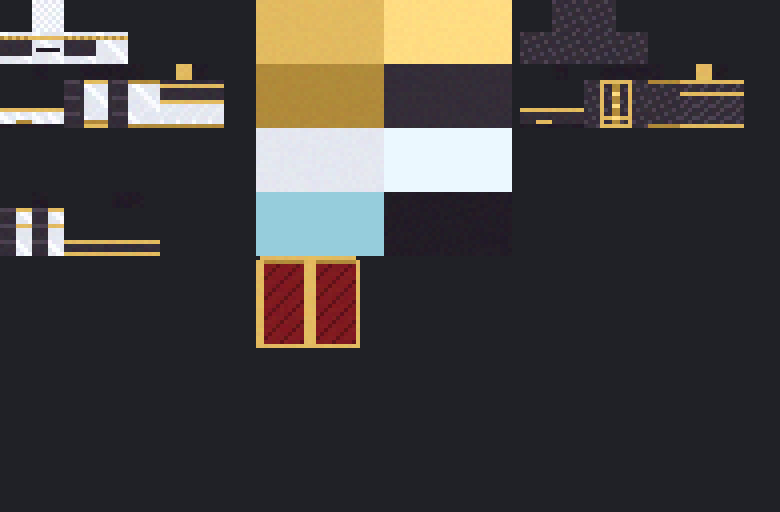
#> input picture outils/armure/textures.png, 780 x 512 px, given in place of airain_block.png, which was not available
$ python installer.py
#> lines starting #> are read from the running program, lines starting #| are printed output that depends on the picture
### outils/lot15/tex.py
# Mobilier impérial : textures 16 x 16 (bois sombre, cuir capitonné, panneaux, plateaux, livres)
import sys; sys.path.insert(0, '/home/claude/travail/lot12')
from px import hx, neuf
from PIL import Image
# noyer sombre, du reflet à l'ombre
W = [hx('80573a'), hx('6a462d'), hx('573924'), hx('472e1d'), hx('382316'), hx('28180f')]
# cuir rouge impérial (même famille que le velours du socle des trophées)
L = [hx('c2414a'), hx('a3303a'), hx('86232e'), hx('6b1a24'), hx('4f111a'), hx('360a11')]
A = dict(h=hx('fff4cf'), c=hx('f3d694'), b=hx('e1ba6e'), m=hx('c99b52'), s=hx('a8763c'), d=hx('704425'))
B_ = '/home/claude/airain-mod-create-integration/src/main/resources/assets/airain/textures/block/'
def vrai(n): return Image.open(B_ + n + '.png').convert('RGBA').crop((0, 0, 16, 16))

# veinage : longues traînées horizontales, sans joints de planches (mobilier massif)
# veinage : fil continu (longues traînées), tons groupés par bandes, quelques nœuds de fil plus sombres
VEINE = ["2222222222222222", "2222333333322222", "2222222222222222", "1111112222222111",
         "2222222222222222", "2223333222222222", "2222222222333332", "2222222222222222",
         "3322222222222222", "2222221111111222", "2222222222222222", "2222223333333332",
         "2222222222222222", "1122222222222111", "2222222222222222", "2233332222222222"]
def t_bois(vertical=False):
    im = neuf(); p = im.load()
    for y in range(16):
        for x in range(16):
            v = int(VEINE[y][x]) if not vertical else int(VEINE[x][y])
            p[x, y] = W[v]
    return im
# [23 lines left out: function t_plateau, not called in this run]
def t_cuir(lisse=False):
    """Capitonnage en losanges de 8 x 8, boutons d'airain aux sommets, plis sombres, bombé éclairé en haut à gauche."""
    im = neuf(); p = im.load()
    centres = [(4 + 8 * i + 4 * j, 4 * j) for i in range(-2, 4) for j in range(-2, 6)]
    for y in range(16):
        for x in range(16):
            if lisse:
                p[x, y] = L[2] if (x * 5 + y * 3) % 11 else L[3]; continue
            cx, cy = min(centres, key=lambda c: abs(x + .5 - c[0]) + abs(y + .5 - c[1]))
            dx, dy = x + .5 - cx, y + .5 - cy; d = (abs(dx) + abs(dy)) / 4
            if d > .85: col = L[4]
            elif d < .45: col = L[1] if dx + dy < 0 else L[2]
            else: col = L[2] if dx + dy < 0 else L[3]
            if d < .3 and dx + dy < -.2: col = L[0]
            p[x, y] = col
    if not lisse:
        for (bx, by) in ((0, 0), (8, 0), (4, 4), (12, 4), (0, 8), (8, 8), (4, 12), (12, 12)):
            p[bx, by] = A['c']
    return im
def t_cuir_clous():
    """Cuir lisse bordé d'une rangée de clous d'airain (accoudoirs, côtés du fauteuil)."""
    im = t_cuir(lisse=True); p = im.load()
    for x in range(16):
        for y in (1, 14):
            if x % 3 == 1: p[x, y] = A['c']; p[x, y + 1 if y == 1 else y - 1] = L[4] if False else p[x, y + 1 if y == 1 else y - 1]
    return im
def t_panneau():
    """Panneau encadré : cadre de bois vertical, panneau central en relief (biseau clair en haut à gauche)."""
    im = t_bois(); p = im.load(); v = t_bois(True).load()
    for y in range(16):
        for x in range(16):
            if x < 2 or x > 13: p[x, y] = v[x, y]
    for y in range(3, 13):
        for x in range(3, 13):
            if y == 3 or x == 3: p[x, y] = W[0]
            elif y == 12 or x == 12: p[x, y] = W[4]
            elif y == 4 or x == 4: p[x, y] = W[1]
    for x in range(2, 14): p[x, 2] = W[5]; p[x, 13] = W[1]
    for y in range(2, 14): p[2, y] = W[5]; p[13, y] = W[1]
    return im
def t_tiroir():
    im = t_bois(); p = im.load()
    for x in range(16): p[x, 0] = W[1]; p[x, 15] = W[5]
    for y in range(16): p[0, y] = W[1]; p[15, y] = W[5]
    return im
def t_livres():
    """Dos de livres alignés : couleurs sourdes, nervures d'or."""
    im = neuf(); p = im.load()
    dos = [('7a1c24', 3), ('2f4a3a', 2), ('3a2a1c', 3), ('243652', 2), ('6b4a1c', 2), ('7a1c24', 2), ('2f4a3a', 2)]
    x = 0
    for col, w in dos:
        c = hx(col)
        for dx in range(w):
            for y in range(16):
                ombre = 0.75 if dx == w - 1 else 1.0
                cc = tuple(int(c[i] * ombre) for i in range(3)) + (255,)
                p[x, y] = A['b'] if y in (3, 12) else cc
            x += 1
            if x >= 16: break
        if x >= 16: break
    return im
TEX = dict(bois=t_bois(), boisv=t_bois(True), cuir=t_cuir(), cuirl=t_cuir(lisse=True), clous=t_cuir_clous(), panneau=t_panneau(),
           tiroir=t_tiroir(), livres=t_livres(), air=vrai('airain_block'), bande=vrai('airain_band'), marbre=vrai('white_marble_0'),
           plateau=t_plateau(), plateau_w=t_plateau('nse'), plateau_m=t_plateau('ns'), plateau_e=t_plateau('nsw'), bureau=t_plateau(centre='cuir'), bureau_g=t_plateau('nsw', 'cuir'), bureau_d=t_plateau('nse', 'cuir'))
# [5 lines that do not run on import are left out]

### outils/lot12/px.py
# Outils de dessin au pixel 16 x 16 (objets) : polygones pleins, dégradés, contour sombre automatique
from PIL import Image, ImageDraw
def hx(s, a=255): return tuple(int(s[i:i + 2], 16) for i in (0, 2, 4)) + (a,)
# airain (palette du bloc d'airain) : reflet -> ombre
AIR = dict(h=hx('fff4cf'), c=hx('f3d694'), b=hx('e1ba6e'), m=hx('c99b52'), s=hx('a8763c'), d=hx('704425'), o=hx('3a2414'))
def neuf(n=16): return Image.new('RGBA', (n, n), (0, 0, 0, 0))
def poly(im, pts, col):
    d = ImageDraw.Draw(im); d.polygon(pts, fill=col)
# [15 lines left out: functions contour, depuis, not called in this run]

### outils/lot15/installer.py
# Mobilier impérial : textures, modèles, états, objets, butins, recettes, étiquettes
import sys, json, os, copy; sys.path.insert(0, '/home/claude/travail/lot9'); sys.path.insert(0, '/home/claude/travail/lot15')
import tex as T, modeles as M
#> in t_bois, `im = neuf()`: im: PIL image 16x16 RGBA; every value is 0
#> in t_cuir_clous, `im = t_cuir(lisse=True)`:
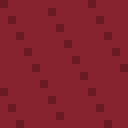
#> im: PIL image 16x16 RGBA (shown 8 times larger); mean R, G, B, A 131.5, 34.2, 45.1, 255
#> in t_panneau, `im = t_bois()`:
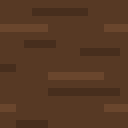
#> im: PIL image 16x16 RGBA (shown 8 times larger); mean R, G, B, A 86.6, 56.7, 35.9, 255
#> in vrai, `def vrai(n): return Image.open(B_ + n + '.png').convert('RGBA').crop((..`:
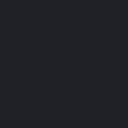
#> returned value: PIL image 16x16 RGBA (shown 8 times larger); mean R, G, B, A 32, 33, 38, 255
#> (the run stopped early here; a loop or call above may not have finished)
